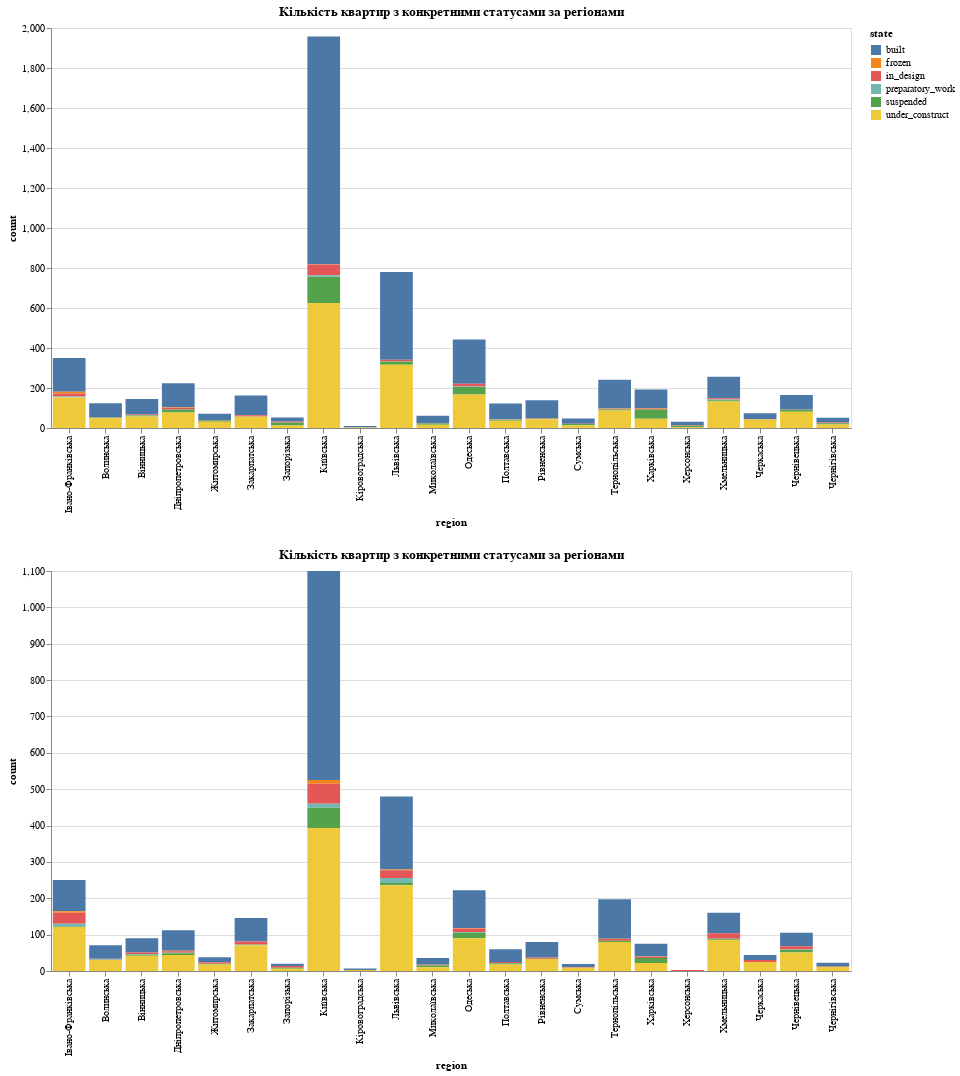

Notebook code cell kept with this figure:
### Markdown cell above
Тепер давайте порівняємо, що в нас вишло, для цього об'єднуємо два графіки, зберігаючи один  і тот самий маштаб та додаємо інтерактивності, щоб було зручно продивлятися тонкі деталі)

### Code cell
combined_chart = alt.vconcat(chart1, chart2)
combined_chart.interactive()

### Figure 1 — Vega-Lite specification as saved in the notebook (floating-point values rounded to 4 significant figures)
{"config": {"view": {"continuousWidth": 300, "continuousHeight": 300}}, "vconcat": [{"data": {"name": "data-1c82eb5f52c5362cfb953006b10020d0"}, "mark": {"type": "bar"}, "encoding": {"color": {"field": "state", "type": "nominal"}, "tooltip": [{"field": "region", "type": "nominal"}, {"field": "state", "type": "nominal"}, {"field": "count", "type": "quantitative"}], "x": {"field": "region", "type": "nominal"}, "y": {"field": "count", "type": "quantitative"}}, "height": 400, "name": "view_3", "title": "Кількість квартир з конкретними статусами за регіонами", "width": 800}, {"data": {"name": "data-df6e6de8217c29e240ab9be2e39fa65a"}, "mark": {"type": "bar"}, "encoding": {"color": {"field": "state", "type": "nominal"}, "tooltip": [{"field": "region", "type": "nominal"}, {"field": "state", "type": "nominal"}, {"field": "count", "type": "quantitative"}], "x": {"field": "region", "type": "nominal"}, "y": {"field": "count", "type": "quantitative"}}, "height": 400, "name": "view_4", "title": "Кількість квартир з конкретними статусами за регіонами", "width": 800}], "params": [{"name": "param_2", "select": {"type": "interval", "encodings": ["x", "y"]}, "bind": "scales", "views": ["view_3", "view_4"]}], "$schema": "https://vega.github.io/schema/vega-lite/v5.17.0.json", "datasets": {"data-1c82eb5f52c5362cfb953006b10020d0": [{"region": "Івано-Франківська", "state": "built", "count": 169}, {"region": "Івано-Франківська", "state": "frozen", "count": 8}, {"region": "Івано-Франківська", "state": "in_design", "count": 16}, {"region": "Івано-Франківська", "state": "preparatory_work", "count": 4}, {"region": "Івано-Франківська", "state": "suspended", "count": 1}, {"region": "Івано-Франківська", "state": "under_construct", "count": 152}, {"region": "Волинська", "state": "built", "count": 72}, {"region": "Волинська", "state": "frozen", "count": 1}, {"region": "Волинська", "state": "suspended", "count": 2}, {"region": "Волинська", "state": "under_construct", "count": 49}, {"region": "Вінницька", "state": "built", "count": 78}, {"region": "Вінницька", "state": "in_design", "count": 3}, {"region": "Вінницька", "state": "preparatory_work", "count": 1}, {"region": "Вінницька", "state": "suspended", "count": 6}, {"region": "Вінницька", "state": "under_construct", "count": 57}, {"region": "Дніпропетровська", "state": "built", "count": 120}, {"region": "Дніпропетровська", "state": "frozen", "count": 3}, {"region": "Дніпропетровська", "state": "in_design", "count": 9}, {"region": "Дніпропетровська", "state": "suspended", "count": 15}, {"region": "Дніпропетровська", "state": "under_construct", "count": 77}, {"region": "Житомирська", "state": "built", "count": 31}, {"region": "Житомирська", "state": "in_design", "count": 3}, {"region": "Житомирська", "state": "suspended", "count": 6}, {"region": "Житомирська", "state": "under_construct", "count": 31}, {"region": "Закарпатська", "state": "built", "count": 99}, {"region": "Закарпатська", "state": "in_design", "count": 6}, {"region": "Закарпатська", "state": "suspended", "count": 2}, {"region": "Закарпатська", "state": "under_construct", "count": 56}, {"region": "Запорізька", "state": "built", "count": 20}, {"region": "Запорізька", "state": "in_design", "count": 6}, {"region": "Запорізька", "state": "suspended", "count": 15}, {"region": "Запорізька", "state": "under_construct", "count": 12}, {"region": "Київська", "state": "built", "count": 1139}, {"region": "Київська", "state": "frozen", "count": 1}, {"region": "Київська", "state": "in_design", "count": 54}, {"region": "Київська", "state": "preparatory_work", "count": 8}, {"region": "Київська", "state": "suspended", "count": 131}, {"region": "Київська", "state": "under_construct", "count": 625}, {"region": "Кіровоградська", "state": "built", "count": 7}, {"region": "Кіровоградська", "state": "in_design", "count": 1}, {"region": "Кіровоградська", "state": "under_construct", "count": 2}, {"region": "Львівська", "state": "built", "count": 439}, {"region": "Львівська", "state": "in_design", "count": 7}, {"region": "Львівська", "state": "preparatory_work", "count": 2}, {"region": "Львівська", "state": "suspended", "count": 16}, {"region": "Львівська", "state": "under_construct", "count": 316}, {"region": "Миколаївська", "state": "built", "count": 37}, {"region": "Миколаївська", "state": "in_design", "count": 1}, {"region": "Миколаївська", "state": "suspended", "count": 7}, {"region": "Миколаївська", "state": "under_construct", "count": 16}, {"region": "Одеська", "state": "built", "count": 222}, {"region": "Одеська", "state": "in_design", "count": 14}, {"region": "Одеська", "state": "preparatory_work", "count": 2}, {"region": "Одеська", "state": "suspended", "count": 37}, {"region": "Одеська", "state": "under_construct", "count": 168}, {"region": "Полтавська", "state": "built", "count": 77}, {"region": "Полтавська", "state": "in_design", "count": 3}, {"region": "Полтавська", "state": "preparatory_work", "count": 1}, {"region": "Полтавська", "state": "suspended", "count": 5}, {"region": "Полтавська", "state": "under_construct", "count": 36}, {"region": "Рівненська", "state": "built", "count": 90}, {"region": "Рівненська", "state": "in_design", "count": 3}, {"region": "Рівненська", "state": "suspended", "count": 2}, {"region": "Рівненська", "state": "under_construct", "count": 44}, {"region": "Сумська", "state": "built", "count": 26}, {"region": "Сумська", "state": "in_design", "count": 1}, {"region": "Сумська", "state": "suspended", "count": 6}, {"region": "Сумська", "state": "under_construct", "count": 14}, {"region": "Тернопільська", "state": "built", "count": 144}, {"region": "Тернопільська", "state": "frozen", "count": 2}, {"region": "Тернопільська", "state": "in_design", "count": 3}, {"region": "Тернопільська", "state": "suspended", "count": 5}, {"region": "Тернопільська", "state": "under_construct", "count": 87}, {"region": "Харківська", "state": "built", "count": 93}, {"region": "Харківська", "state": "frozen", "count": 2}, {"region": "Харківська", "state": "in_design", "count": 6}, {"region": "Харківська", "state": "suspended", "count": 46}, {"region": "Харківська", "state": "under_construct", "count": 46}, {"region": "Херсонська", "state": "built", "count": 17}, {"region": "Херсонська", "state": "in_design", "count": 3}, {"region": "Херсонська", "state": "suspended", "count": 7}, {"region": "Херсонська", "state": "under_construct", "count": 4}, {"region": "Хмельницька", "state": "built", "count": 107}, {"region": "Хмельницька", "state": "in_design", "count": 6}, {"region": "Хмельницька", "state": "preparatory_work", "count": 4}, {"region": "Хмельницька", "state": "suspended", "count": 7}, {"region": "Хмельницька", "state": "under_construct", "count": 132}, {"region": "Черкаська", "state": "built", "count": 30}, {"region": "Черкаська", "state": "in_design", "count": 2}, {"region": "Черкаська", "state": "under_construct", "count": 42}, {"region": "Чернівецька", "state": "built", "count": 72}, {"region": "Чернівецька", "state": "in_design", "count": 2}, {"region": "Чернівецька", "state": "suspended", "count": 10}, {"region": "Чернівецька", "state": "under_construct", "count": 81}, {"region": "Чернігівська", "state": "built", "count": 24}, {"region": "Чернігівська", "state": "in_design", "count": 3}, {"region": "Чернігівська", "state": "suspended", "count": 6}, {"region": "Чернігівська", "state": "under_construct", "count": 18}], "data-df6e6de8217c29e240ab9be2e39fa65a": [{"region": "Івано-Франківська", "state": "built", "count": 86}, {"region": "Івано-Франківська", "state": "frozen", "count": 4}, {"region": "Івано-Франківська", "state": "in_design", "count": 30}, {"region": "Івано-Франківська", "state": "preparatory_work", "count": 8}, {"region": "Івано-Франківська", "state": "suspended", "count": 1}, {"region": "Івано-Франківська", "state": "under_construct", "count": 121}, {"region": "Волинська", "state": "built", "count": 37}, {"region": "Волинська", "state": "in_design", "count": 2}, {"region": "Волинська", "state": "preparatory_work", "count": 2}, {"region": "Волинська", "state": "under_construct", "count": 30}, {"region": "Вінницька", "state": "built", "count": 39}, {"region": "Вінницька", "state": "in_design", "count": 4}, {"region": "Вінницька", "state": "preparatory_work", "count": 2}, {"region": "Вінницька", "state": "suspended", "count": 3}, {"region": "Вінницька", "state": "under_construct", "count": 42}, {"region": "Дніпропетровська", "state": "built", "count": 56}, {"region": "Дніпропетровська", "state": "frozen", "count": 2}, {"region": "Дніпропетровська", "state": "in_design", "count": 4}, {"region": "Дніпропетровська", "state": "preparatory_work", "count": 1}, {"region": "Дніпропетровська", "state": "suspended", "count": 5}, {"region": "Дніпропетровська", "state": "under_construct", "count": 44}, {"region": "Житомирська", "state": "built", "count": 14}, {"region": "Житомирська", "state": "in_design", "count": 4}, {"region": "Житомирська", "state": "suspended", "count": 2}, {"region": "Житомирська", "state": "under_construct", "count": 18}, {"region": "Закарпатська", "state": "built", "count": 65}, {"region": "Закарпатська", "state": "in_design", "count": 8}, {"region": "Закарпатська", "state": "preparatory_work", "count": 1}, {"region": "Закарпатська", "state": "suspended", "count": 1}, {"region": "Закарпатська", "state": "under_construct", "count": 71}, {"region": "Запорізька", "state": "built", "count": 6}, {"region": "Запорізька", "state": "in_design", "count": 5}, {"region": "Запорізька", "state": "suspended", "count": 3}, {"region": "Запорізька", "state": "under_construct", "count": 6}, {"region": "Київська", "state": "built", "count": 575}, {"region": "Київська", "state": "frozen", "count": 10}, {"region": "Київська", "state": "in_design", "count": 55}, {"region": "Київська", "state": "preparatory_work", "count": 11}, {"region": "Київська", "state": "suspended", "count": 56}, {"region": "Київська", "state": "under_construct", "count": 393}, {"region": "Кіровоградська", "state": "built", "count": 4}, {"region": "Кіровоградська", "state": "under_construct", "count": 3}, {"region": "Львівська", "state": "built", "count": 201}, {"region": "Львівська", "state": "frozen", "count": 2}, {"region": "Львівська", "state": "in_design", "count": 21}, {"region": "Львівська", "state": "preparatory_work", "count": 14}, {"region": "Львівська", "state": "suspended", "count": 6}, {"region": "Львівська", "state": "under_construct", "count": 236}, {"region": "Миколаївська", "state": "built", "count": 19}, {"region": "Миколаївська", "state": "frozen", "count": 1}, {"region": "Миколаївська", "state": "in_design", "count": 1}, {"region": "Миколаївська", "state": "suspended", "count": 5}, {"region": "Миколаївська", "state": "under_construct", "count": 10}, {"region": "Одеська", "state": "built", "count": 104}, {"region": "Одеська", "state": "frozen", "count": 1}, {"region": "Одеська", "state": "in_design", "count": 10}, {"region": "Одеська", "state": "preparatory_work", "count": 2}, {"region": "Одеська", "state": "suspended", "count": 15}, {"region": "Одеська", "state": "under_construct", "count": 90}, {"region": "Полтавська", "state": "built", "count": 35}, {"region": "Полтавська", "state": "in_design", "count": 3}, {"region": "Полтавська", "state": "preparatory_work", "count": 1}, {"region": "Полтавська", "state": "suspended", "count": 3}, {"region": "Полтавська", "state": "under_construct", "count": 18}, {"region": "Рівненська", "state": "built", "count": 43}, {"region": "Рівненська", "state": "in_design", "count": 3}, {"region": "Рівненська", "state": "suspended", "count": 1}, {"region": "Рівненська", "state": "under_construct", "count": 33}, {"region": "Сумська", "state": "built", "count": 9}, {"region": "Сумська", "state": "in_design", "count": 1}, {"region": "Сумська", "state": "under_construct", "count": 9}, {"region": "Тернопільська", "state": "built", "count": 108}, {"region": "Тернопільська", "state": "frozen", "count": 1}, {"region": "Тернопільська", "state": "in_design", "count": 5}, {"region": "Тернопільська", "state": "suspended", "count": 3}, {"region": "Тернопільська", "state": "under_construct", "count": 80}, {"region": "Харківська", "state": "built", "count": 35}, {"region": "Харківська", "state": "frozen", "count": 1}, {"region": "Харківська", "state": "in_design", "count": 3}, {"region": "Харківська", "state": "suspended", "count": 14}, {"region": "Харківська", "state": "under_construct", "count": 22}, {"region": "Херсонська", "state": "in_design", "count": 3}, {"region": "Хмельницька", "state": "built", "count": 56}, {"region": "Хмельницька", "state": "in_design", "count": 15}, {"region": "Хмельницька", "state": "preparatory_work", "count": 2}, {"region": "Хмельницька", "state": "suspended", "count": 2}, {"region": "Хмельницька", "state": "under_construct", "count": 85}, {"region": "Черкаська", "state": "built", "count": 14}, {"region": "Черкаська", "state": "in_design", "count": 5}, {"region": "Черкаська", "state": "under_construct", "count": 25}, {"region": "Чернівецька", "state": "built", "count": 37}, {"region": "Чернівецька", "state": "in_design", "count": 9}, {"region": "Чернівецька", "state": "preparatory_work", "count": 1}, {"region": "Чернівецька", "state": "suspended", "count": 7}, {"region": "Чернівецька", "state": "under_construct", "count": 51}, {"region": "Чернігівська", "state": "built", "count": 9}, {"region": "Чернігівська", "state": "in_design", "count": 2}, {"region": "Чернігівська", "state": "suspended", "count": 2}, {"region": "Чернігівська", "state": "under_construct", "count": 10}]}}
